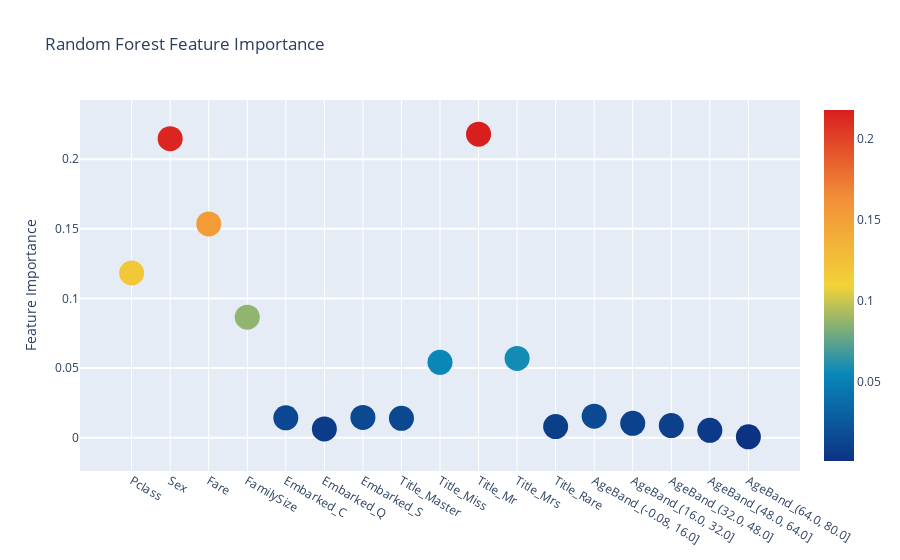

Notebook cell for this chart:
### Code cell
# Scatter plot 
trace = go.Scatter(
    y = feature_dataframe['Random Forest feature importances'].values,
    x = feature_dataframe['features'].values,
    mode='markers',
    marker=dict(
        sizemode = 'diameter',
        sizeref = 1,
        size = 25,
        
        color = feature_dataframe['Random Forest feature importances'].values,
        colorscale='Portland',
        showscale=True
    ),
    text = feature_dataframe['features'].values
)
data = [trace]

layout= go.Layout(
    autosize= True,
    title= 'Random Forest Feature Importance',
    hovermode= 'closest',

    yaxis=dict(
        title= 'Feature Importance',
        ticklen= 5,
        gridwidth= 2
    ),
    showlegend= False
)
fig = go.Figure(data=data, layout=layout)
py.iplot(fig,filename='scatter2010')

# Scatter plot 
trace = go.Scatter(
    y = feature_dataframe['Extra Trees  feature importances'].values,
    x = feature_dataframe['features'].values,
    mode='markers',
    marker=dict(
        sizemode = 'diameter',
        sizeref = 1,
        size = 25,

        color = feature_dataframe['Extra Trees  feature importances'].values,
        colorscale='Portland',
        showscale=True
    ),
    text = feature_dataframe['features'].values
)
data = [trace]

layout= go.Layout(
    autosize= True,
    title= 'Extra Trees Feature Importance',
    hovermode= 'closest',

    yaxis=dict(
        title= 'Feature Importance',
        ticklen= 5,
        gridwidth= 2
    ),
    showlegend= False
)
fig = go.Figure(data=data, layout=layout)
py.iplot(fig,filename='scatter2010')

# Scatter plot 
trace = go.Scatter(
    y = feature_dataframe['AdaBoost feature importances'].values,
    x = feature_dataframe['features'].values,
    mode='markers',
    marker=dict(
        sizemode = 'diameter',
        sizeref = 1,
        size = 25,

        color = feature_dataframe['AdaBoost feature importances'].values,
        colorscale='Portland',
        showscale=True
    ),
    text = feature_dataframe['features'].values
)
data = [trace]

layout= go.Layout(
    autosize= True,
    title= 'AdaBoost Feature Importance',
    hovermode= 'closest',

    yaxis=dict(
        title= 'Feature Importance',
        ticklen= 5,
        gridwidth= 2
    ),
    showlegend= False
)
fig = go.Figure(data=data, layout=layout)
py.iplot(fig,filename='scatter2010')

# Scatter plot 
trace = go.Scatter(
    y = feature_dataframe['Gradient Boost feature importances'].values,
    x = feature_dataframe['features'].values,
    mode='markers',
    marker=dict(
        sizemode = 'diameter',
        sizeref = 1,
        size = 25,

        color = feature_dataframe['Gradient Boost feature importances'].values,
        colorscale='Portland',
        showscale=True
    ),
    text = feature_dataframe['features'].values
)
data = [trace]

layout= go.Layout(
    autosize= True,
    title= 'Gradient Boosting Feature Importance',
    hovermode= 'closest',

    yaxis=dict(
        title= 'Feature Importance',
        ticklen= 5,
        gridwidth= 2
    ),
    showlegend= False
)
fig = go.Figure(data=data, layout=layout)
py.iplot(fig,filename='scatter2010')

### Figure 1 — Plotly figure (JSON) as saved in the notebook; plotly's stock layout.template omitted (floating-point values rounded to 4 significant figures)
{"data": [{"marker": {"color": [0.1183, 0.2147, 0.1535, 0.08654, 0.01431, 0.006338, 0.01464, 0.01398, 0.05417, 0.2179, 0.05694, 0.008056, 0.01549, 0.01036, 0.008716, 0.00536, 0.000675], "colorscale": [[0, "rgb(12,51,131)"], [0.25, "rgb(10,136,186)"], [0.5, "rgb(242,211,56)"], [0.75, "rgb(242,143,56)"], [1, "rgb(217,30,30)"]], "showscale": true, "size": 25, "sizemode": "diameter", "sizeref": 1}, "mode": "markers", "text": ["Pclass", "Sex", "Fare", "FamilySize", "Embarked_C", "Embarked_Q", "Embarked_S", "Title_Master", "Title_Miss", "Title_Mr", "Title_Mrs", "Title_Rare", "AgeBand_(-0.08, 16.0]", "AgeBand_(16.0, 32.0]", "AgeBand_(32.0, 48.0]", "AgeBand_(48.0, 64.0]", "AgeBand_(64.0, 80.0]"], "type": "scatter", "x": ["Pclass", "Sex", "Fare", "FamilySize", "Embarked_C", "Embarked_Q", "Embarked_S", "Title_Master", "Title_Miss", "Title_Mr", "Title_Mrs", "Title_Rare", "AgeBand_(-0.08, 16.0]", "AgeBand_(16.0, 32.0]", "AgeBand_(32.0, 48.0]", "AgeBand_(48.0, 64.0]", "AgeBand_(64.0, 80.0]"], "y": [0.1183, 0.2147, 0.1535, 0.08654, 0.01431, 0.006338, 0.01464, 0.01398, 0.05417, 0.2179, 0.05694, 0.008056, 0.01549, 0.01036, 0.008716, 0.00536, 0.000675]}], "layout": {"autosize": true, "hovermode": "closest", "showlegend": false, "title": {"text": "Random Forest Feature Importance"}, "yaxis": {"gridwidth": 2, "ticklen": 5, "title": {"text": "Feature Importance"}}}}
